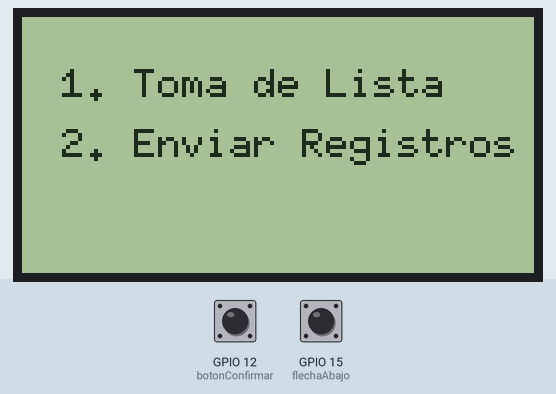
This sketch was run on a simulated ESP32. Parts: 128×64 one-colour display. The test bench sets the inputs (shaded band); at power-on: GPIO 15 (flechaAbajo) HIGH, GPIO 12 (botonConfirmar) HIGH. WiFi joins after 1.5 s; servers stay silent unless stated; what the sketch prints to the serial monitor is not drawn.

Above: at 2.7 s.
2.8 s: GPIO 15 (flechaAbajo) pulled LOW for 0.15 s
At 3.5 s:
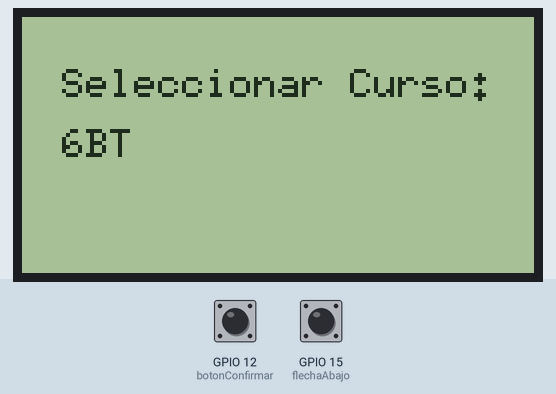
4.4 s: GPIO 12 (botonConfirmar) pulled LOW for 0.15 s
At 4.7 s:
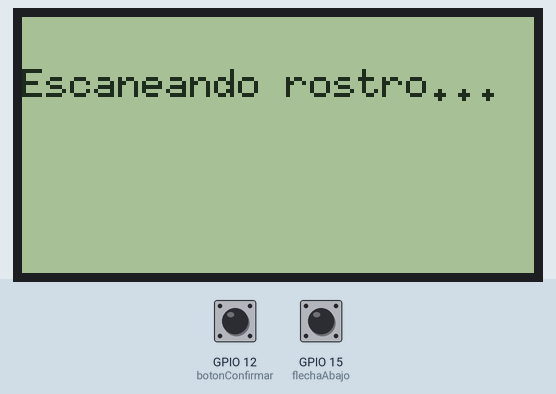
7.5 s: GPIO 15 (flechaAbajo) pulled LOW for 3.2 s
At 10.1 s:
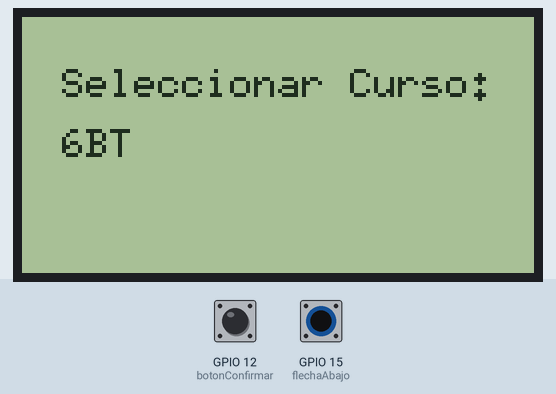
12.2 s: GPIO 12 (botonConfirmar) pulled LOW for 1 s
At 16.3 s:
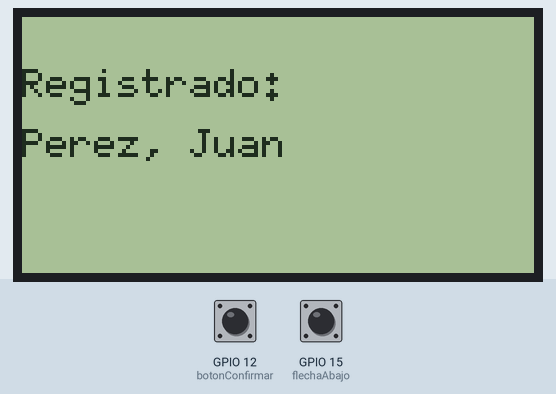
Timing chart, 0 to 17.8 s (numbered marks = the images above; inputs shaded):
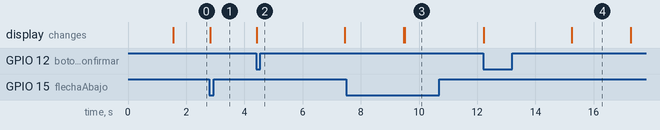

Measured:
- after the input at 2.8 s, the display: changes at once (image 1)
- after the input at 4.4 s, the display: changes at once (image 2)
- after the input at 7.5 s, the display: first differs from a run without the input after 2.0 s (image 3)
- after the input at 12.2 s, the display: first changes at once (image 4 shows a later state)

The sketch:

sketch_apr21a.ino
```cpp
#include <WiFi.h>
#include <esp_camera.h>
#include <FS.h>
#include <SPIFFS.h>
#include <U8g2lib.h>

// Pines para botones (pueden adaptarse)
const int botonConfirmar = 12;
const int botonCancelar = 13;
const int flechaArriba = 14;
const int flechaAbajo = 15;
const int flechaIzquierda = 2;
const int flechaDerecha = 4;
const int botonEncendido = 16;

// Pantalla ST7920
U8G2_ST7920_128X64_F_SW_SPI u8g2(U8G2_R0, /* clock=*/18, /* data=*/23, /* CS=*/5, /* reset=*/U8X8_PIN_NONE);

// Wi-Fi
const char* ssid = "TuSSID";
const char* password = "TuPassword";

// Modo
enum Estado { MENU_PRINCIPAL, SELECCION_CURSO, TOMA_LISTA, ENVIO_DATOS, ESPERANDO_FOTO };
Estado estadoActual = MENU_PRINCIPAL;

void mostrarMenuPrincipal() {
  u8g2.clearBuffer();
  u8g2.setFont(u8g2_font_6x10_tf);
  u8g2.drawStr(10, 20, "1. Toma de Lista");
  u8g2.drawStr(10, 35, "2. Enviar Registros");
  u8g2.sendBuffer();
}

void seleccionarCurso() {
  u8g2.clearBuffer();
  u8g2.drawStr(10, 20, "Seleccionar Curso:");
  u8g2.drawStr(10, 35, "6BT");
  u8g2.sendBuffer();
}

void setup() {
  Serial.begin(115200);

  // Inicializar pantalla
  u8g2.begin();

  // Inicializar botones
  pinMode(botonConfirmar, INPUT_PULLUP);
  pinMode(botonCancelar, INPUT_PULLUP);
  pinMode(flechaArriba, INPUT_PULLUP);
  pinMode(flechaAbajo, INPUT_PULLUP);
  pinMode(flechaIzquierda, INPUT_PULLUP);
  pinMode(flechaDerecha, INPUT_PULLUP);
  pinMode(botonEncendido, INPUT_PULLUP);

  // Inicializar WiFi
  WiFi.begin(ssid, password);
  while (WiFi.status() != WL_CONNECTED) {
    delay(500);
    Serial.print(".");
  }
  Serial.println("Conectado a Wi-Fi");

  mostrarMenuPrincipal();
}

void loop() {
  switch (estadoActual) {
    case MENU_PRINCIPAL:
      if (digitalRead(flechaAbajo) == LOW) {
        estadoActual = SELECCION_CURSO;
        seleccionarCurso();
        delay(500);
      }
      break;

    case SELECCION_CURSO:
      if (digitalRead(botonConfirmar) == LOW) {
        estadoActual = TOMA_LISTA;
        tomarLista();
      }
      break;

    case TOMA_LISTA:
      // Simulación del reconocimiento facial
      u8g2.clearBuffer();
      u8g2.drawStr(0, 20, "Escaneando rostro...");
      u8g2.sendBuffer();
      delay(3000); // simula tiempo de análisis
      registrarAsistencia("Perez, Juan", true);
      estadoActual = MENU_PRINCIPAL;
      mostrarMenuPrincipal();
      break;

    case ENVIO_DATOS:
      enviarDatos();
      estadoActual = MENU_PRINCIPAL;
      mostrarMenuPrincipal();
      break;
  }
}

void tomarLista() {
  // Aquí iría la lógica real de captura y reconocimiento facial
  estadoActual = TOMA_LISTA;
}

void registrarAsistencia(String nombre, bool presente) {
  u8g2.clearBuffer();
  u8g2.drawStr(0, 20, "Registrado:");
  u8g2.drawStr(0, 35, nombre.c_str());
  u8g2.sendBuffer();
  delay(2000);
  // Guardar a SD o SPIFFS (por implementar)
}

void enviarDatos() {
  u8g2.clearBuffer();
  u8g2.drawStr(0, 20, "Enviando registros...");
  u8g2.sendBuffer();

  // Aquí podés agregar una petición HTTP POST para subir los datos al backend
  delay(2000);
}
```
